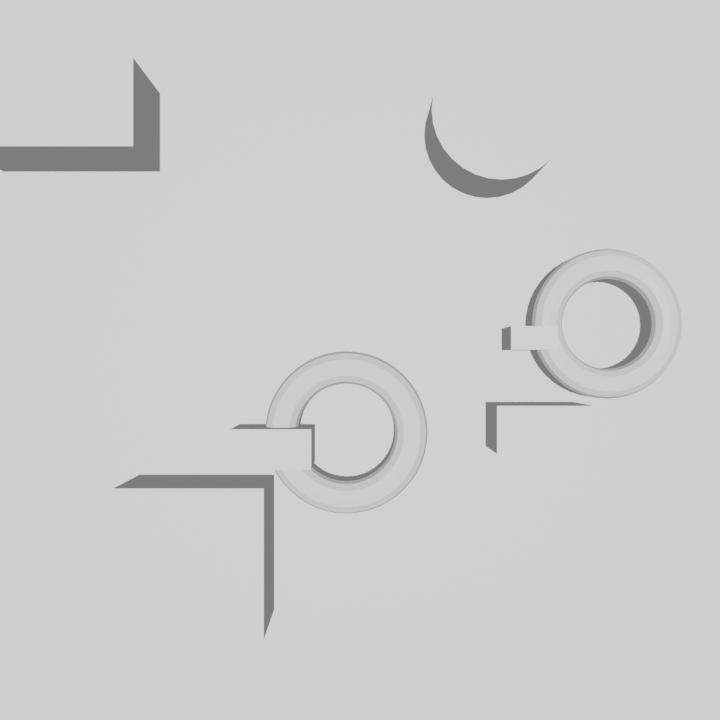
%> input picture proyectoVideo/escena2_1/frame_0001.png, 720 x 720 px; its folder holds only this picture in this run
$ octave test_temporal.m   (GNU Octave 9; MATLAB toolbox functions it lacks are replaced by stand-ins)
%> lines starting %> are read from the running program, lines starting %| are printed output that depends on the picture; in (x1, y1, x2, y2) boxes, pixels count from 0 and x2, y2 are one past the last pixel; in counts of white or black regions, pixels touching at a corner belong together; the program's own positions count from 1
clear; clc;
ruta_base = 'C:\Users\crist\VideoImagen\proyectoVideo\escena2_1';
archivos = dir(fullfile(ruta_base, '*.png'));

img1 = imread(fullfile(ruta_base, archivos(1).name));
%> img1 is the input picture: size 720x720x3 uint8; mean R, G, B 204.2, 204.2, 204.2
img_stack = zeros(size(img1,1), size(img1,2), length(archivos));
for f=1:length(archivos)
    img_stack(:,:,f) = double(rgb2gray(imread(fullfile(ruta_base, archivos(f).name))));
end
img_median = uint8(median(img_stack, 3));
I_med = medfilt2(img_median, [5 5]);
bg = double(median(I_med(:)));
%> bg = 207

% Toroides son blancos
light_mask = I_med > uint8(min(bg * 1.07, 255));
%> light_mask: size 720x720 logical; every value is 0
light_clean = bwareaopen(light_mask, 500);
light_fill = ~bwareaopen(~light_clean, 150); % rellenar huecos pequeños, preservar el del toroide

% Cubos/Monkeys son oscuros
dark_mask = I_med < uint8(bg * 0.85);
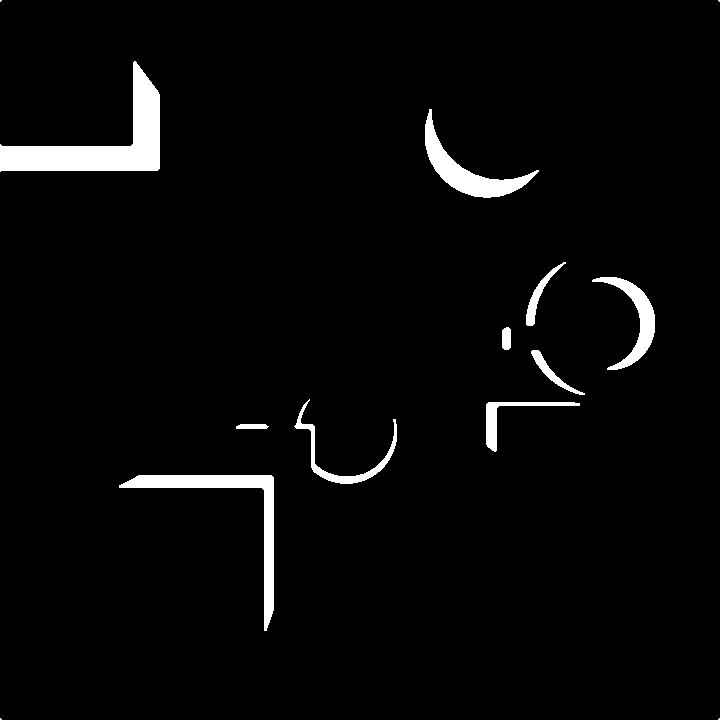
%> dark_mask: size 720x720 logical; 3.2% white; 14 white regions (4 under 20 px), largest, box (x1, y1, x2, y2) and area: (0, 61, 160, 172) 5897, (119, 475, 274, 631) 3258, (425, 109, 539, 198) 2457
dark_clean = bwareaopen(dark_mask, 500);
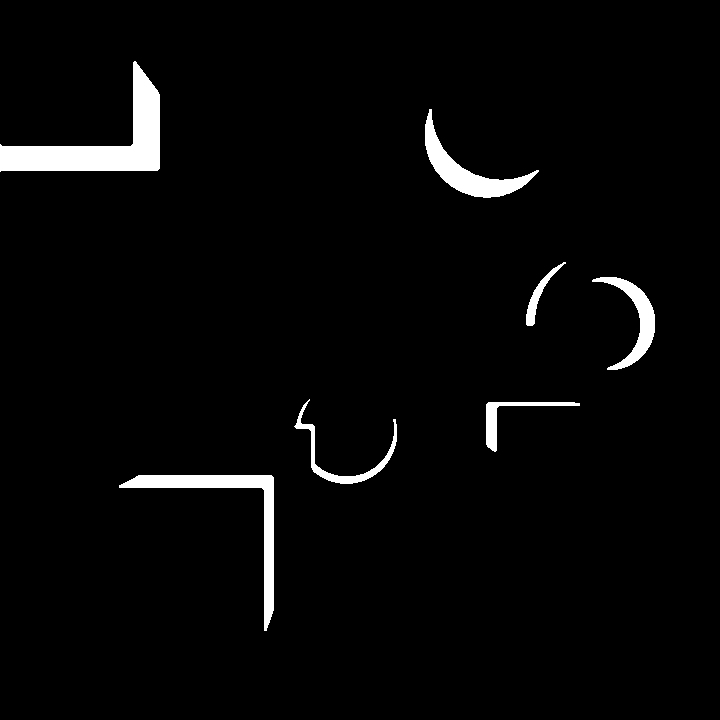
%> dark_clean: size 720x720 logical; 3% white; 7 white regions, largest, box (x1, y1, x2, y2) and area: (0, 61, 160, 172) 5897, (119, 475, 274, 631) 3258, (425, 109, 539, 198) 2457
dark_fill = imfill(dark_clean, 'holes');

% Combinar
I_bin = light_fill | dark_fill;
I_cerrada = imclose(I_bin, strel('disk', 6));
%> I_cerrada: size 720x720 logical; 3% white; 7 white regions, largest, box (x1, y1, x2, y2) and area: (0, 61, 160, 172) 5900, (119, 475, 274, 631) 3261, (425, 109, 539, 198) 2457
imagenD = bwareaopen(I_cerrada, 1000);
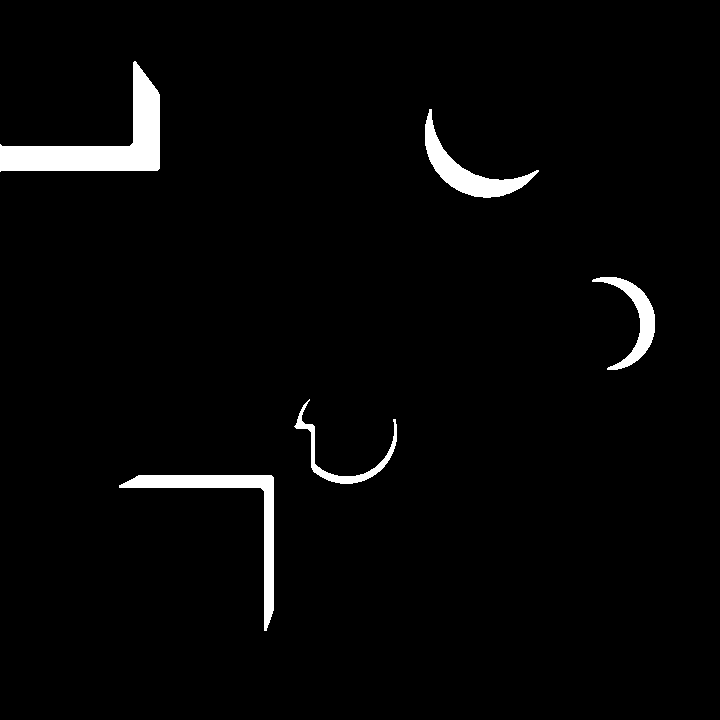
%> imagenD: size 720x720 logical; 2.8% white; 5 white regions

stats = regionprops(imagenD, 'Area', 'BoundingBox', 'Centroid', 'Solidity', 'EulerNumber');
%> stats = 5 regions; largest, box (x1, y1, x2, y2), Area, Centroid, EulerNumber and Solidity: (0, 61, 160, 172) 5900 [101.4 143.5] 1 0.505, (119, 475, 274, 631) 3261 [229.4 512.9] 1 0.24, (425, 109, 539, 198) 2457 [467.2 171.6] 1 0.439, (592, 277, 655, 370) 1584 [635.9 320.1] 1 0.364
fprintf('Objetos en Mediana Temporal:\n');
for i=1:length(stats)
    fprintf('Obj %d: Area=%.0f, Euler=%d, Solidez=%.2f, Centro=(%.0f, %.0f)\n', i, stats(i).Area, stats(i).EulerNumber, stats(i).Solidity, stats(i).Centroid(1), stats(i).Centroid(2));
end
%> this loop made 5 passes
%| Obj 1: Area=5900, Euler=1, Solidez=0.50, Centro=(101, 143)
%| Obj 2: Area=3261, Euler=1, Solidez=0.24, Centro=(229, 513)
%| Obj 3: Area=1101, Euler=1, Solidez=0.17, Centro=(343, 457)
%| Obj 4: Area=2457, Euler=1, Solidez=0.44, Centro=(467, 172)
%| Obj 5: Area=1584, Euler=1, Solidez=0.36, Centro=(636, 320)

$ run again, on proyectoVideo/escena2_1/frame_0005.png
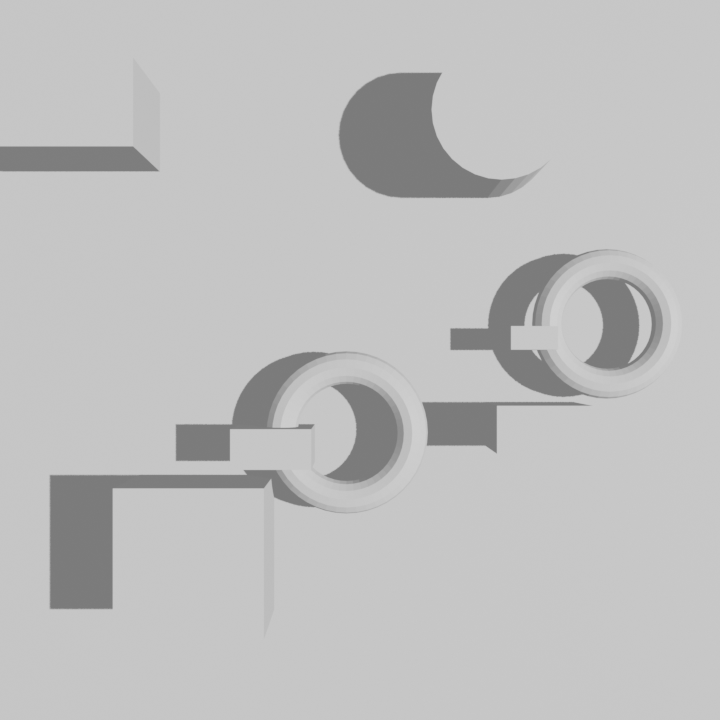
%> input picture proyectoVideo/escena2_1/frame_0005.png, 720 x 720 px
%> img1 is the input picture: size 720x720x3 uint8; mean R, G, B 190.6, 190.6, 190.6
%> bg = 198
%> light_mask: size 720x720 logical; every value is 0
%> `dark_mask = I_med < uint8(bg * 0.85);`:
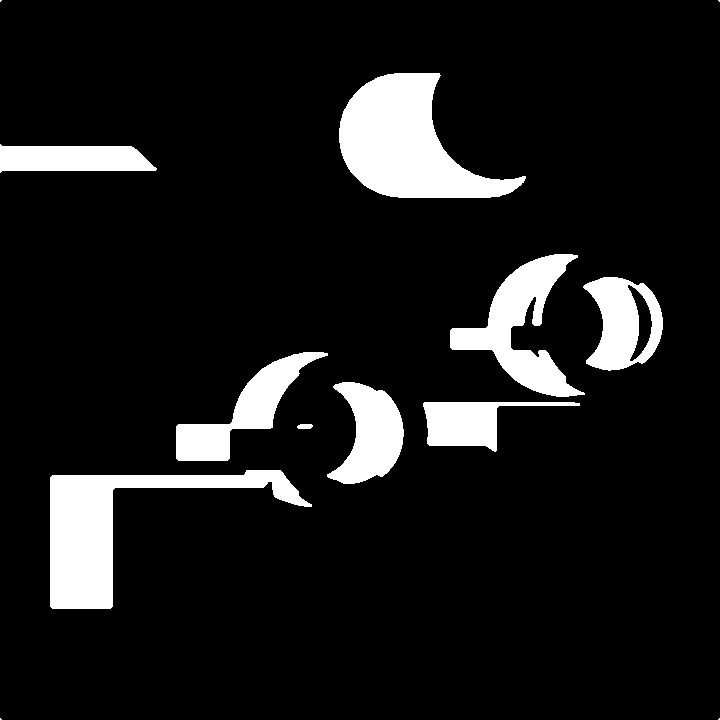
%> dark_mask: size 720x720 logical; 10.2% white; 13 white regions (4 under 20 px), largest, box (x1, y1, x2, y2) and area: (339, 73, 526, 198) 12644, (50, 470, 312, 609) 11316, (450, 254, 585, 397) 7139
%> `I_cerrada = imclose(I_bin, strel('disk', 6));`:
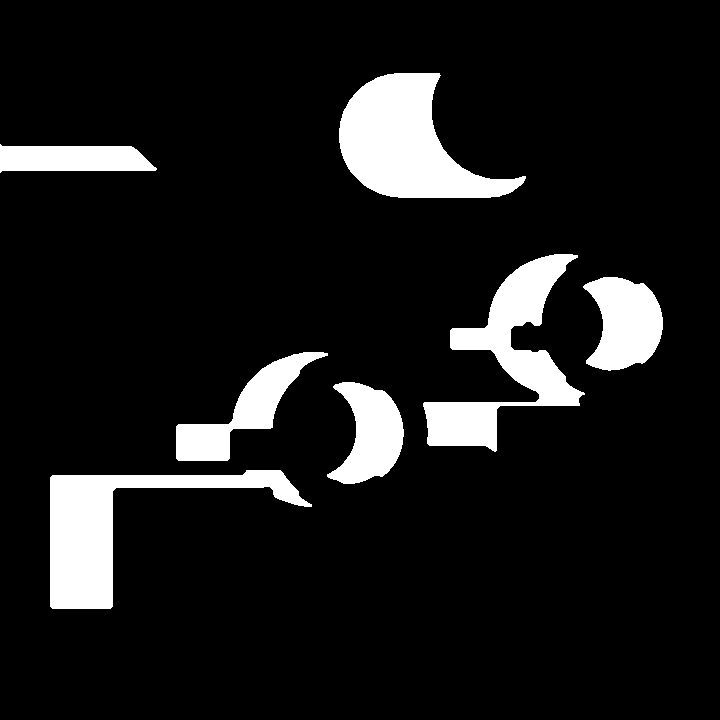
%> I_cerrada: size 720x720 logical; 10.4% white; 7 white regions
%> stats = 7 regions; largest, box (x1, y1, x2, y2), Area, Centroid, EulerNumber and Solidity: (339, 73, 526, 198) 12649 [406.9 144.2] 1 0.741, (50, 470, 312, 609) 11350 [117.2 527.4] 1 0.453, (423, 254, 585, 452) 11073 [506.3 358.9] 1 0.487, (583, 277, 663, 371) 5295 [625.8 323.8] 1 0.835
%> the loop `for i=1:length(stats)` made 7 passes
%| Obj 1: Area=3652, Euler=1, Solidez=0.93, Centro=(73, 159)
%| Obj 2: Area=11350, Euler=1, Solidez=0.45, Centro=(117, 527)
%| Obj 3: Area=5151, Euler=1, Solidez=0.66, Centro=(244, 412)
%| Obj 4: Area=4696, Euler=1, Solidez=0.73, Centro=(371, 435)
%| Obj 5: Area=12649, Euler=1, Solidez=0.74, Centro=(407, 144)
%> (further printed lines are left out)
